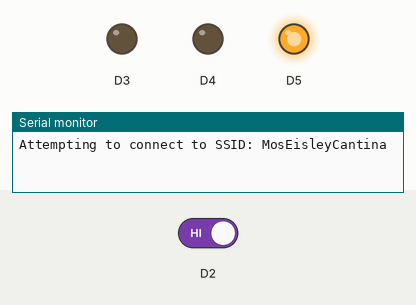
The sketch below on a simulated Arduino MKR. Parts: output pins drawn as LEDs (lit = HIGH), the last lines printed to the serial monitor. Inputs (shaded band) come from the test bench; at power-on: D2 HIGH. WiFi joins after 1.5 s; servers stay silent unless stated; network time is answered at once with the bench clock; uploads are accepted with an empty reply; the local clock reads 2024-03-15 10:24:30 at power-on unless the sketch sets it.

Above: at 1.6 s.
At 5.9 s:
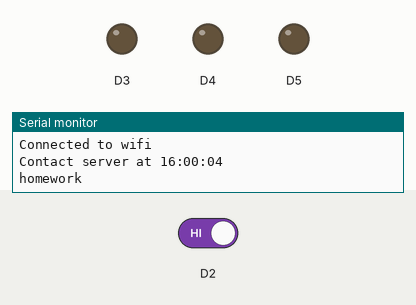
6.0 s: D2 driven LOW
At 6.4 s:
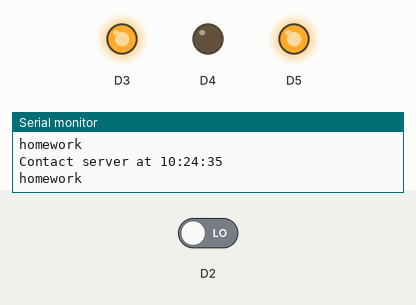
Timing chart, 0 to 9.0 s (numbered marks = the images above; inputs shaded):
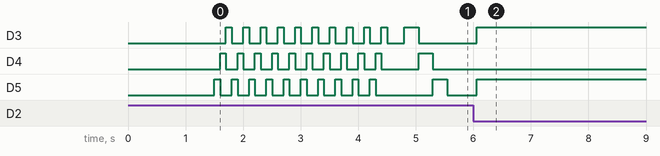

The sketch:

WheresDaddy.ino
```cpp
// (licence header left out)
#include <SPI.h>
#include <WiFiNINA.h>
#include <NTPClient.h>
#include <WiFiUdp.h>

char ssid[] = "MosEisleyCantina";  // your network SSID (name)
char pass[] = "mosN0|Huxley";      // your network password

const int checkLen = 11;
const char homeCheck[] = "Daddy|Home|";
const char workCheck[] = "Daddy|Work|";

// Initialize the Wifi client library
WiFiClient client;
WiFiUDP ntpUDP;
NTPClient timeClient(
  ntpUDP,
  "us.pool.ntp.org",  // US time server
  -8 * 3600,          // PST, -8 hours.  Doesn't handle DST, whatever.
  86400000);          // Update every day

// server address:
char server[] = "excellent-ion-224917.appspot.com";

bool isHome = false;
bool isWork = false;
int lastMinute = -1;

void setup() {
  // put your setup code here, to run once:
  pinMode(3, OUTPUT);
  pinMode(4, OUTPUT);
  pinMode(5, OUTPUT);
  pinMode(2, INPUT);
  Serial.begin(115200);

  timeClient.begin();

  httpRequest();
}

void loop()
{
  timeClient.update();

  bool sendRequest = false;
  int hour = timeClient.getHours();
  if (hour >= 6 && hour <= 20) // only check between 6am and 9pm
  {
    int minute = timeClient.getMinutes();
    sendRequest = minute != lastMinute;
    lastMinute = minute;
  }

  if (sendRequest) {
    sendRequest = false;

    LightPin(3);
    delay(250);
    LightPin(4);
    delay(250);
    LightPin(5);
    delay(250);
    LightPin(0);
    delay(250);

    httpRequest();
  }

  if (digitalRead(2) == LOW)
  {
    digitalWrite(3, isHome ? HIGH : LOW);
    digitalWrite(4, (!isHome && !isWork) ? HIGH : LOW);
    digitalWrite(5, isWork ? HIGH : LOW);
  }
  else
  {
    sendRequest = true;
  }
}

// this method makes a HTTP connection to the server:
void httpRequest() {

  if (WiFi.status() != WL_CONNECTED)
  {
    connectToAP();
  }

  if (client.connect(server, 80)) {
    Serial.print("Contact server at ");
    Serial.println(timeClient.getFormattedTime());
    // Make a HTTP request:
    client.println("GET /get?w=Daddy HTTP/1.1");
    client.println("Host: excellent-ion-224917.appspot.com");
    client.println("Connection: close");
    client.println();
  }
  else {
    Serial.println("connection failed");
  }

  unsigned long startTime = millis();
  bool received = false;

  while ((millis() - startTime < 5000) && !received) { //try to listen for 5 seconds
    bool lastReturn = false;
    bool lastNewline = false;
    bool readHeader = false;
    int checkIdx = 0;
    isHome = true;
    isWork = true;
    while (client.available()) {
      received = true;
      char c = client.read();
      if (!readHeader)
      {
        if (!lastReturn)
        {
          if (c == '\r')
          {
            lastReturn = true;
          }
          else
          {
            lastReturn = false;
            lastNewline = false;
          }
        }
        else
        {
          lastReturn = false;
          if (c == '\n')
          {
            if (lastNewline) readHeader = true;
            lastNewline = true;
          }
          else
          {
            lastNewline = false;
          }
        }
      }
      else
      {
        if (checkIdx < checkLen)
        {
          if (homeCheck[checkIdx] != c)
          {
            isHome = false;
          }
          if (workCheck[checkIdx] != c)
          {
            isWork = false;
          }
        }
        checkIdx++;
      }
    }
  }

  if (isHome)
  {
    Serial.print("home");
  }

  if (isWork)
  {
    Serial.print("work");
  }

  client.stop();
  Serial.println();
}

void connectToAP() {
  int status = WL_IDLE_STATUS;
  // attempt to connect to Wifi network:
  while ( status != WL_CONNECTED) {
    Serial.print("Attempting to connect to SSID: ");
    Serial.println(ssid);
    // Connect to WPA/WPA2 network. Change this line if using open or WEP network:
    status = WiFi.begin(ssid, pass);

    for(int i = 0; i < 10; i++)
    {
      LightPin(5);
      delay(100);
      LightPin(4);
      delay(100);
      LightPin(3);
      delay(100);
      LightPin(0);
    }
  }
  Serial.println("Connected to wifi");
}

void LightPin(int pin)
{
  digitalWrite(3, pin == 3 ? HIGH : LOW);
  digitalWrite(4, pin == 4 ? HIGH : LOW);
  digitalWrite(5, pin == 5 ? HIGH : LOW);
}
```

Measured:
- after the input at 6.0 s, D3, D5: LOW → HIGH after 0.06 s
